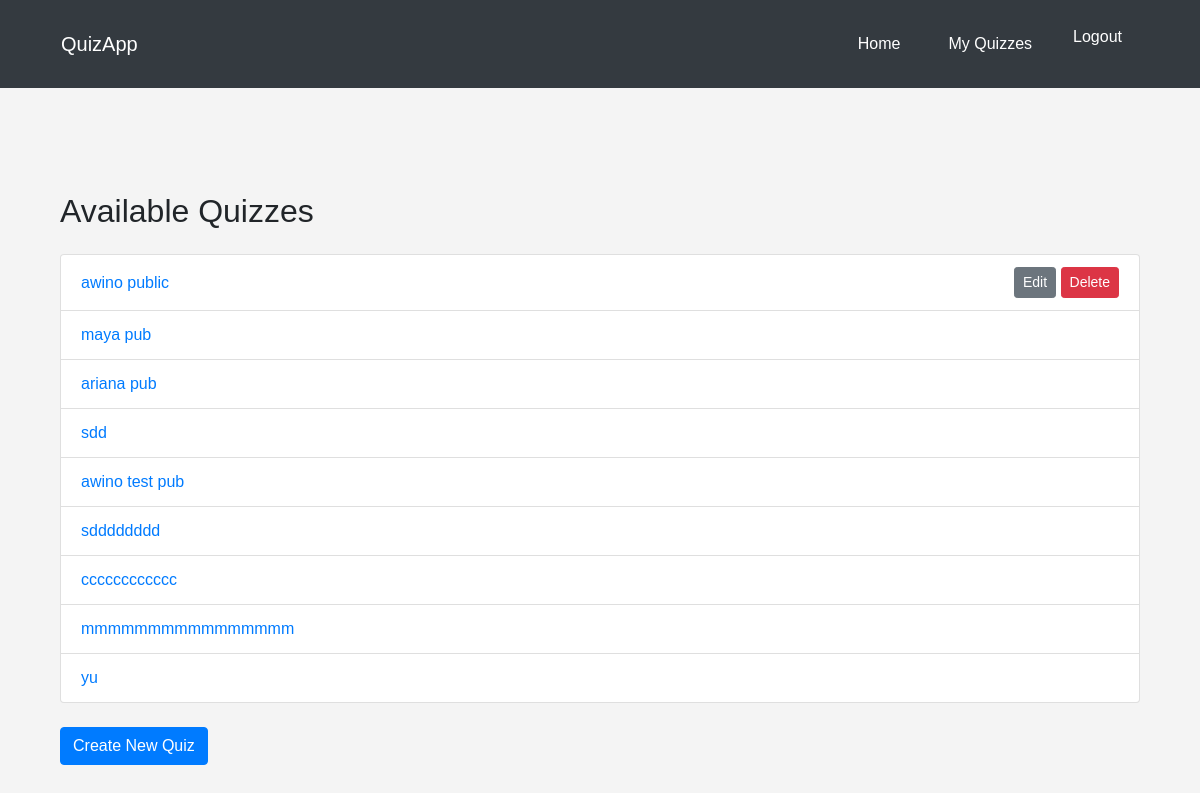
The app's page /quizzes/ (signed in) with its own data.
### quizzes/models.py (models this page shows, shortened)
class Quiz(models.Model):
    title = models.CharField(max_length=255)
    description = models.TextField()
    created_by = models.ForeignKey(User, on_delete=models.CASCADE)
    created_at = models.DateTimeField(auto_now_add=True)
    is_public = models.BooleanField(default=False)
    share_link = models.URLField(blank=True, null=True)

### quizzes/views.py (the view)
# urls.py: path('', quiz_list, name='quiz_list'),
@login_required
def quiz_list(request):
    quizzes = Quiz.objects.filter(created_by=request.user) | Quiz.objects.filter(is_public=True)
    return render(request, 'quizzes/quiz_list.html', {'quizzes': quizzes})

### templates/quizzes/quiz_list.html
{% extends 'base.html' %}
{% block content %}
<div class="container mt-5">
    <h2 class="my-4">Available Quizzes</h2>
    <ul class="list-group">
        {% for quiz in quizzes %}
        <li class="list-group-item d-flex justify-content-between align-items-center">
            <a href="{% url 'quiz_detail' quiz.id %}">{{ quiz.title }}</a>
            <span>
                {% if quiz.created_by == user %}
                <a href="{% url 'edit_quiz' quiz.id %}" class="btn btn-secondary btn-sm">Edit</a>
                <a href="{% url 'delete_quiz' quiz.id %}" class="btn btn-danger btn-sm">Delete</a>
                {% endif %}
            </span>
        </li>
        {% endfor %}
    </ul>
    <a href="{% url 'create_quiz' %}" class="btn btn-primary mt-4">Create New Quiz</a>
</div>
{% endblock %}

### static/css/styles.css (style rules this page uses)
body { font-family: Arial, sans-serif; margin: 0; padding: 0; background-color: #f4f4f4; }

### records on screen
Quiz: title "awino public", shows "Edit"
Quiz: title "maya pub"
Quiz: title "ariana pub"
Quiz: title "sdd"
Quiz: title "awino test pub"
Quiz: title "sdddddddd"
Quiz: title "cccccccccccc"
Quiz: title "mmmmmmmmmmmmmmmm"
Quiz: title "yu"
